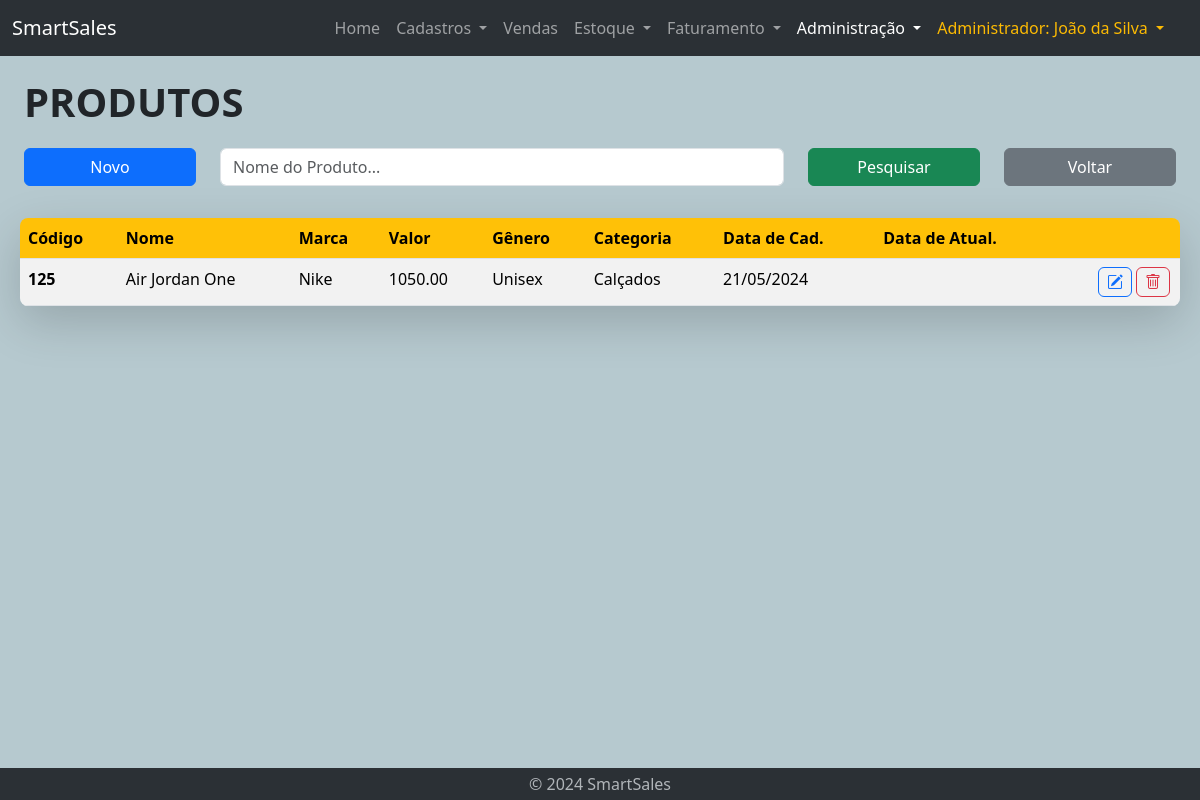
Screenshot of /admin-lst-produto.php (signed in) with the database file from the repository.
### tables this page shows
CREATE TABLE produto (
    id int PRIMARY KEY,
    nome VARCHAR(255) NOT NULL,
    marca VARCHAR(255) NOT NULL,
    valor DECIMAL(10, 2) NOT NULL,
    genero VARCHAR(255),
    data_cad DATE,
    data_updt DATE,
    categoria_id int NOT NULL,
    FOREIGN KEY (categoria_id) REFERENCES categoria(id) ON DELETE CASCADE
);

CREATE TABLE categoria (
    id int AUTO_INCREMENT PRIMARY KEY,
    nome VARCHAR(255) NOT NULL,
    tipo_categoria int NOT NULL,
    data_cad DATE,
    data_updt DATE
);

### admin-lst-produto.php (the view, shortened to what this page needs)
<!DOCTYPE html>
<html lang="en">
<head>
    <?php require "geral/links.php" ?>
</head>
<body id="admin">
    <?php require "geral/navbar.php" ?>
    <?php require 'bd/connection.php'; ?>
        <div class="container-fluid mt-3 home">
            <div class="container-fluid">
                <div class="title-text">
                    PRODUTOS
                </div>
            </div>
            <div class="container-fluid mt-3">
                <form action="admin-lst-produto.php" method="post">
                    <div class="row">
                        <div class="col-lg-2 col-sm-2 col-3">
                            <button type="button" class="btn btn-primary mb-3 w-100" onclick="window.location.href='admin-cad-produto.php'">Novo</button>
                        </div>
                        <div class="col-lg-6 col-sm-7 col-9">
                                <input type="text" name="nomeProduto" class="form-control mb-3" id="inputPesquisa" placeholder="Nome do Produto..."
                                value="<?php echo isset($_POST['nomeProduto']) ? $_POST['nomeProduto'] : ''; ?>">
                        </div>
                        <div class="col-lg-2 col-sm-3 col-12">
                            <button type="submit" class="btn btn-success mb-3 w-100">Pesquisar</button>
                        </div>
                        <div class="col-lg-2 col-sm-2 col-12">
                            <button type="button" class="btn btn-secondary mb-3 w-100" onclick="window.location.href='admin-produto.php'">Voltar</button>
                        </div>
                    </div>
                </form>
            </div>
            <div class="container-fuid mt-3 ms-lg-2 me-lg-2 shadow-lg rounded-3">
                <?php
                    $conn = new mysqli($servername, $username, $password, $database);
                    $sql = "SELECT t1.id, t1.nome, t1.marca, t1.valor, t1.data_cad, t1.data_updt, t2.nome AS categoria, t1.genero FROM produto t1 JOIN categoria t2 ON t1.categoria_id = t2.id";
                    ?>
                    <div class='table-responsive table-wrapper'>
                        <table class='table table-striped table-hover rounded-3 overflow-hidden' id='myTable'>
                            <thead class='thead-yellow'>
                                <tr>
                                    <th scope='col'>Código</th>
                                    <th scope='col'>Nome</th>
                                    <th scope='col'>Marca</th>
                                    <th scope='col'>Valor</th>
                                    <th scope='col'>Gênero</th>
                                    <th scope='col'>Categoria</th>
                                    <th scope='col'>Data de Cad.</th>
                                    <th scope='col'>Data de Atual.</th>
                                    <th scope='col'> </th>
                                </tr>
                            </thead>
                    <?php
                    if ($result = $conn->query($sql)) {
                        if ($result->num_rows > 0) {
                            echo "<tbody>";
                            while ($row = $result->fetch_assoc() ) {
                                $dataN = explode('-', $row["data_cad"]);
                                $ano_cad = $dataN[0];
                                $mes_cad = $dataN[1];
                                $dia_cad = $dataN[2];
                                $cod = $row["id"];
                                $nova_data_cad = $dia_cad . '/' . $mes_cad . '/' . $ano_cad;
                                echo "<tr>";
                                echo "  <th scope'row'>";
                                echo $cod;
                                echo "  </th><td>";
                                echo $row["nome"];
                                echo "  </td><td>";
                                echo $row["marca"];
                                echo "  </td><td>";
                                echo $row["valor"];
                                echo "  </td><td>";
                                echo $row["genero"];
                                echo "  </td><td>";
                                echo $row["categoria"];
                                echo "  </td><td>";
                                echo $nova_data_cad;
                                echo "  </td><td>";
                                echo "  </td>";
                    ?>
                                    <td>
                                        <button type="button" class="btn btn-outline-danger" title="Excluir"
                                        onclick="window.location.href='admin-del-produto.php?id=<?php echo $cod; ?>'">
                                            <a class="bi bi-trash"></a>
                                        </button>
                                        <button type="button" class="btn btn-outline-primary" title="Editar"
                                        onclick="window.location.href='admin-updt-produto.php?id=<?php echo $cod; ?>'">
                                            <a class="bi bi-pencil-square"></a>
                                        </button>
                                    </td>
                                </tr>
                    <?php
                            }
                            echo "</tbody>";
                        } else {
                            echo "<tbody>";
                            echo "<tr>";
                            echo "<th scope'row' colspan='8'>Nenhum registro.</th>";
                            echo "</tr>";
                            echo "</tbody>";
                        }
                        echo "  </table>";
                        echo "</div>";
                    } else {
                        echo "Erro executando SELECT: " . $conn->connect_error;
                    }
                ?>
            </div>
    </div>
    <?php require "geral/footer.php" ?>
</body>
</html>

### css/style.css (style rules this page uses)
body { display: flex; flex-direction: column; min-height: 100vh; background-color: #b6c9cf; }
.container-fluid.home { flex: 1; margin-bottom: 1rem; }
.title-text { font-weight: 900; font-size: 40px; }
div.table-responsive #myTable .btn { padding: 2px 8px; float: right; margin: 0px 2px; }
div.table-responsive #myTable { margin-bottom: 0px; }
div.table-responsive #myTable a { color: inherit; }
.thead-yellow { --bs-table-color: black; --bs-table-bg: #ffc107; color: var(--bs-table-color); }

### rows the page displays
produto: id "125", nome "Air Jordan One", marca "Nike", valor "1050.00", genero "Unisex", categoria.nome "Calçados", data_cad "21/05/2024"

### other values shown
$_SESSION['cargo_nome'] "Administrador"
$_SESSION['nome'] "João da Silva"
